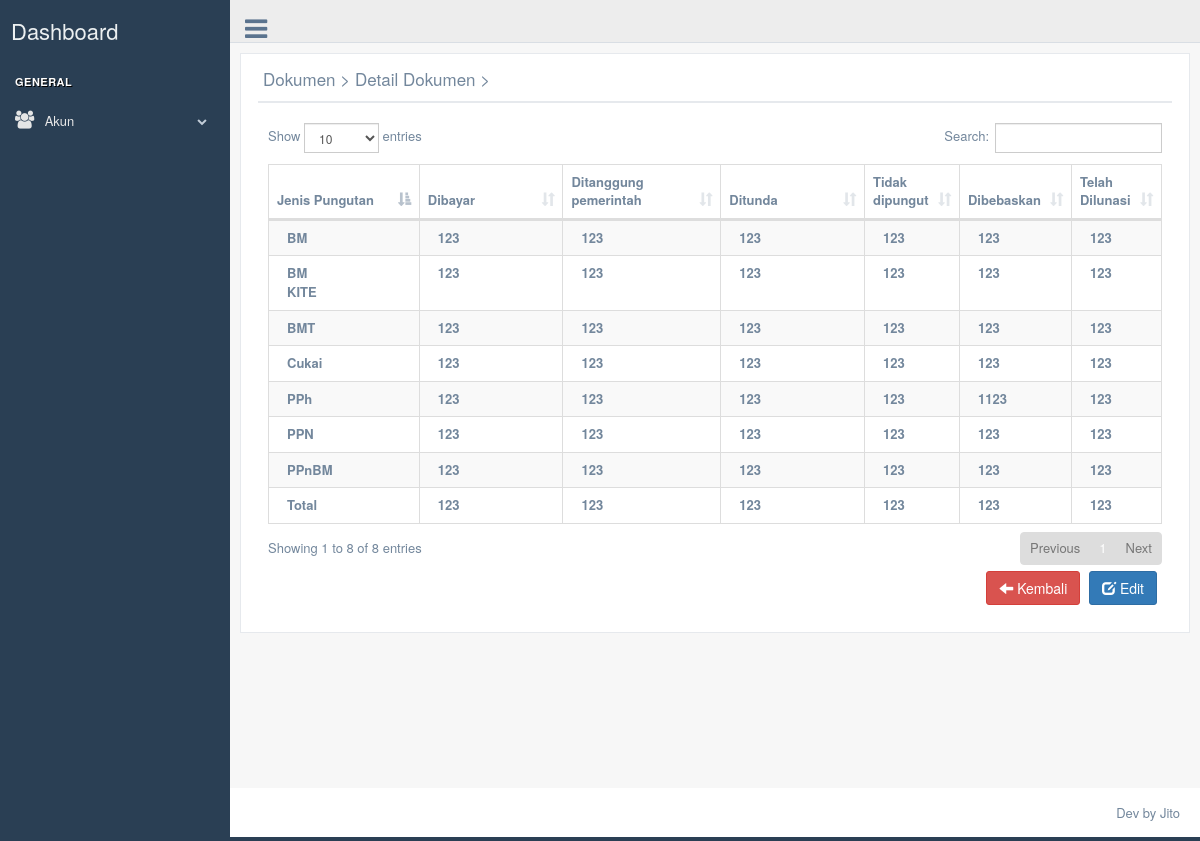
The app's page /admin/detail-datatable.php?id_suratmasuk=47 (signed in) with its own data.
### tables this page shows
CREATE TABLE `tb_suratmasuk` (
  `id_suratmasuk` int(11) NOT NULL,
  `tanggal_masuk` date NOT NULL DEFAULT current_timestamp(),
  `kode_kantor` varchar(25) NOT NULL,
  `kantor_pabean` varchar(255) NOT NULL,
  `nomor_pengajuan` varchar(50) NOT NULL,
  `halaman` varchar(10) NOT NULL,
  `keterangan` varchar(6) NOT NULL,
  `jenis_pib` varchar(25) NOT NULL,
  `jenis_impor` varchar(25) NOT NULL,
  `cara_pembayaran` varchar(25) NOT NULL,
  `pengirim_nama` varchar(100) NOT NULL,
  `pengirim_alamat` text NOT NULL,
  `kode_negara_pengirim` varchar(255) NOT NULL,
  `asal_barang_negara` varchar(255) NOT NULL,
  `penjual_nama` varchar(100) NOT NULL,
  `penjual_alamat` text NOT NULL,
  `kode_negara_penjual` varchar(255) NOT NULL,
  `importir_jenis_identitas` varchar(10) NOT NULL,
  `importir_nomor_identitas` varchar(25) NOT NULL,
  `importir_nama` varchar(100) NOT NULL,
  `importir_alamat` text NOT NULL,
  `ijin_perusahaan` varchar(255) NOT NULL,
  `pemilik_jenis_identitas` varchar(10) NOT NULL,
  `pemilik_nomor_identitas` varchar(25) NOT NULL,
  `pemilik_nama` varchar(100) NOT NULL,
  `pemilik_alamat` text NOT NULL,
  `nomor_pendaftaran` int(11) NOT NULL,
  `tanggal_pendaftaran` date NOT NULL,
  `respon_beacukai` varchar(255) NOT NULL,
  `cara_transaksi` varchar(255) NOT NULL,
  `cara_angkut` varchar(5) NOT NULL,
  `nama_pengangkut` varchar(25) NOT NULL,
  `perkiraan_tiba` date NOT NULL DEFAULT '1111-11-11',
  `pelabuhan_muat` varchar(25) NOT NULL,
  `pelabuhan_transit` varchar(25) NOT NULL,
  `pelabuhan_tujuan` varchar(25) NOT NULL,
  `invoice_nomor` varchar(25) NOT NULL,
  `invoice_tanggal` date NOT NULL DEFAULT '1111-11-11',
  `bl_nomor` varchar(25) NOT NULL,
  `bl_tanggal` date NOT NULL DEFAULT '1111-11-11',
  `manifest_nomor` varchar(25) NOT NULL,
  `manifest_pos` varchar(25) NOT NULL,
  `manifest_afterpost` int(11) NOT NULL,
  `manifest_tanggal` date NOT NULL DEFAULT '1111-11-11',
  `tempat_penimbunan` varchar(25) NOT NULL,
  `kurs` int(255) NOT NULL,
  `nilai_cif` varchar(25) NOT NULL DEFAULT '0',
  `asuransi` varchar(25) NOT NULL DEFAULT '0.0',
  `freight` varchar(25) NOT NULL DEFAULT '0.0',
  `ndpbm` varchar(25) NOT NULL DEFAULT '0.0',
  `nilai_pabean` varchar(25) NOT NULL DEFAULT '0.0',
  `peti_kemas` varchar(255) NOT NULL,
  `jjm` varchar(255) NOT NULL,
  `berat_kotor` varchar(25) NOT NULL DEFAULT '0.0',
  `berat_bersih` varchar(25) NOT NULL DEFAULT '0.0',
  `jenis file` varchar(25) NOT NULL,
  `file_suratmasuk` varchar(255) NOT NULL,
  `operator` varchar(50) NOT NULL,
  `bm_dibayar` varchar(25) NOT NULL DEFAULT '0',
  `bm_ditanggung` varchar(25) NOT NULL DEFAULT '0',
  `bm_ditunda` varchar(25) NOT NULL DEFAULT '0',
  `bm_tidak` varchar(25) NOT NULL DEFAULT '0',
  `bm_bebas` varchar(25) NOT NULL DEFAULT '0',
  `bm_lunas` varchar(25) NOT NULL DEFAULT '0',
  `bmkite_dibayar` varchar(25) NOT NULL DEFAULT '0',
  `bmkite_ditanggung` varchar(25) NOT NULL DEFAULT '0',
  `bmkite_ditunda` varchar(25) NOT NULL DEFAULT '0',
  `bmkite_tidak` varchar(25) NOT NULL DEFAULT '0',
  `bmkite_bebas` varchar(25) NOT NULL DEFAULT '0',
  `bmkite_lunas` varchar(25) NOT NULL DEFAULT '0',
  `bmt_dibayar` varchar(25) NOT NULL DEFAULT '0',
  `bmt_ditanggung` varchar(25) NOT NULL DEFAULT '0',
  `bmt_ditunda` varchar(25) NOT NULL DEFAULT '0',
  `bmt_tidak` varchar(25) NOT NULL DEFAULT '0',
  `bmt_bebas` varchar(25) NOT NULL DEFAULT '0',
  `bmt_lunas` varchar(25) NOT NULL DEFAULT '0',
  `cukai_dibayar` varchar(25) NOT NULL DEFAULT '0',
  `cukai_ditanggung` varchar(25) NOT NULL DEFAULT '0',
  `cukai_ditunda` varchar(25) NOT NULL DEFAULT '0',
  `cukai_tidak` varchar(25) NOT NULL DEFAULT '0',
  `cukai_bebas` varchar(25) NOT NULL DEFAULT '0',
  `cukai_lunas` varchar(25) NOT NULL DEFAULT '0',
  `ppn_dibayar` varchar(25) NOT NULL DEFAULT '0',
  `ppn_ditanggung` varchar(25) NOT NULL DEFAULT '0',
  `ppn_ditunda` varchar(25) NOT NULL DEFAULT '0',
  `ppn_tidak` varchar(25) NOT NULL DEFAULT '0',
  `ppn_bebas` varchar(25) NOT NULL DEFAULT '0',
  `ppn_lunas` varchar(25) NOT NULL DEFAULT '0',
  `ppnbm_dibayar` varchar(25) NOT NULL DEFAULT '0',
  `ppnbm_ditanggung` varchar(25) NOT NULL DEFAULT '0',
  `ppnbm_ditunda` varchar(25) NOT NULL DEFAULT '0',
  `ppnbm_tidak` varchar(25) NOT NULL DEFAULT '0',
  `ppnbm_bebas` varchar(25) NOT NULL DEFAULT '0',
  `ppnbm_lunas` varchar(25) NOT NULL DEFAULT '0',
  `pph_dibayar` varchar(25) NOT NULL DEFAULT '0',
  `pph_ditanggung` varchar(25) NOT NULL DEFAULT '0',
  `pph_ditunda` varchar(25) NOT NULL DEFAULT '0',
  `pph_tidak` varchar(25) NOT NULL DEFAULT '0',
  `pph_bebas` varchar(25) NOT NULL DEFAULT '0',
  `pph_lunas` varchar(25) NOT NULL DEFAULT '0',
  `total_dibayar` varchar(25) NOT NULL DEFAULT '0',
  `total_ditanggung` varchar(25) NOT NULL DEFAULT '0',
  `total_ditunda` varchar(25) NOT NULL DEFAULT '0',
  `total_tidak` varchar(25) NOT NULL DEFAULT '0',
  `total_bebas` varchar(25) NOT NULL DEFAULT '0',
  `total_lunas` varchar(25) NOT NULL DEFAULT '0',
  `tanggal_entry` datetime NOT NULL DEFAULT current_timestamp()
);

### admin/detail-datatable.php (the view, shortened to what the rows shown need)
<!DOCTYPE html>
<html lang="en">
<head>
    <link href="../assets/vendors/bootstrap/dist/css/bootstrap.min.css" rel="stylesheet">
    <link href="../assets/vendors/font-awesome/css/font-awesome.min.css" rel="stylesheet">
    <link href="../assets/vendors/nprogress/nprogress.css" rel="stylesheet">
    <link href="../assets/vendors/iCheck/skins/flat/green.css" rel="stylesheet">
    <link href="../assets/vendors/datatables.net-bs/css/dataTables.bootstrap.min.css" rel="stylesheet">
    <link href="../assets/vendors/datatables.net-buttons-bs/css/buttons.bootstrap.min.css" rel="stylesheet">
    <link href="../assets/vendors/datatables.net-fixedheader-bs/css/fixedHeader.bootstrap.min.css" rel="stylesheet">
    <link href="../assets/vendors/datatables.net-responsive-bs/css/responsive.bootstrap.min.css" rel="stylesheet">
    <link href="../assets/vendors/datatables.net-scroller-bs/css/scroller.bootstrap.min.css" rel="stylesheet">
    <link href="../assets/build/css/custom.min.css" rel="stylesheet">
</head>
<body class="nav-md">
    <div class="container body">
        <div class="main_container">
            <div class="right_col" role="main">
                <div class="">
                    <div class="row">
                        <div class="x_panel">
                            <div class="x_title">
                                <h2>Dokumen > Detail Dokumen > <small>Pungutan</small></h2>
                            </div>
                            <div class="x_content">
                                <div class="x_content">
                                    <?php
                                    include '../koneksi/koneksi.php';
                                    $id              = mysqli_real_escape_string($db, $_GET['id_suratmasuk']);
                                    $sql          = "SELECT * FROM tb_suratmasuk where id_suratmasuk='" . $id . "'";
                                    $query      = mysqli_query($db, $sql);
                                    $data         = mysqli_fetch_array($query);
                                    ?>
                                    <table id="datatable" class="table table-striped table-bordered">
                                        <thead>
                                            <tr>
                                                <th width="25%">Jenis Pungutan</th>
                                                <th width="25%">Dibayar</th>
                                                <th width="25%">Ditanggung pemerintah</th>
                                                <th width="25%">Ditunda</th>
                                                <th width="25%">Tidak dipungut</th>
                                                <th width="25%">Dibebaskan</th>
                                                <th width="25%">Telah Dilunasi</th>
                                            </tr>
                                        </thead>
                                        <tbody>
                                            <tr>
                                                <td><label class="control-label col-md-3 col-sm-3 col-xs-12"><?php echo $data["bm_dibayar"] ?></td>
                                                <td> <label class="control-label col-md-3 col-sm-3 col-xs-12"><?php echo $data["bm_ditanggung"] ?> </td>
                                                <td> <label class="control-label col-md-3 col-sm-3 col-xs-12"><?php echo $data["bm_ditunda"] ?>  </td>
                                                <td> <label class="control-label col-md-3 col-sm-3 col-xs-12"><?php echo $data["bm_tidak"] ?></td>
                                                <td> <label class="control-label col-md-3 col-sm-3 col-xs-12"><?php echo $data["bm_bebas"] ?> </td>
                                                <td> <label class="control-label col-md-3 col-sm-3 col-xs-12"><?php echo $data["bm_lunas"] ?></td>
                                            </tr>
                                            <tr>
                                                <td> <label class="control-label col-md-3 col-sm-3 col-xs-12"><?php echo $data["bmkite_dibayar"] ?></td>
                                                <td> <label class="control-label col-md-3 col-sm-3 col-xs-12"><?php echo $data["bmkite_ditanggung"] ?></td>
                                                <td> <label class="control-label col-md-3 col-sm-3 col-xs-12"><?php echo $data["bmkite_ditunda"] ?></td>
                                                <td> <label class="control-label col-md-3 col-sm-3 col-xs-12"><?php echo $data["bmkite_tidak"] ?></td>
                                                <td> <label class="control-label col-md-3 col-sm-3 col-xs-12"><?php echo $data["bmkite_bebas"] ?> </td>
                                                <td> <label class="control-label col-md-3 col-sm-3 col-xs-12"><?php echo $data["bmkite_lunas"] ?></td>
                                            </tr>
                                            <tr>
                                                <td> <label class="control-label col-md-3 col-sm-3 col-xs-12"><?php echo $data["bmt_dibayar"] ?>  </td>
                                                <td> <label class="control-label col-md-3 col-sm-3 col-xs-12"><?php echo $data["bmt_ditanggung"] ?> </td>
                                                <td> <label class="control-label col-md-3 col-sm-3 col-xs-12"><?php echo $data["bmt_ditunda"] ?> </td>
                                                <td> <label class="control-label col-md-3 col-sm-3 col-xs-12"><?php echo $data["bmt_tidak"] ?></td>
                                                <td> <label class="control-label col-md-3 col-sm-3 col-xs-12"><?php echo $data["bmt_bebas"] ?> </td>
                                                <td> <label class="control-label col-md-3 col-sm-3 col-xs-12"><?php echo $data["bmt_lunas"] ?> </td>
                                            </tr>
                                            <tr>
                                                <td> <label class="control-label col-md-3 col-sm-3 col-xs-12"><?php echo $data["cukai_dibayar"] ?> </td>
                                                <td> <label class="control-label col-md-3 col-sm-3 col-xs-12"><?php echo $data["cukai_ditanggung"] ?></td>
                                                <td> <label class="control-label col-md-3 col-sm-3 col-xs-12"><?php echo $data["cukai_ditunda"] ?></td>
                                                <td> <label class="control-label col-md-3 col-sm-3 col-xs-12"><?php echo $data["cukai_tidak"] ?></td>
                                                <td> <label class="control-label col-md-3 col-sm-3 col-xs-12"><?php echo $data["cukai_bebas"] ?></td>
                                                <td> <label class="control-label col-md-3 col-sm-3 col-xs-12"><?php echo $data["cukai_lunas"] ?></td>
                                            </tr>
                                            <tr>
                                                <td> <label class="control-label col-md-3 col-sm-3 col-xs-12"><?php echo $data["ppn_dibayar"] ?></td>
                                                <td> <label class="control-label col-md-3 col-sm-3 col-xs-12"><?php echo $data["ppn_ditanggung"] ?></td>
                                                <td> <label class="control-label col-md-3 col-sm-3 col-xs-12"><?php echo $data["ppn_ditunda"] ?> </td>
                                                <td> <label class="control-label col-md-3 col-sm-3 col-xs-12"><?php echo $data["ppn_tidak"] ?></td>
                                                <td> <label class="control-label col-md-3 col-sm-3 col-xs-12"><?php echo $data["ppn_bebas"] ?> </td>
                                                <td> <label class="control-label col-md-3 col-sm-3 col-xs-12"><?php echo $data["ppn_lunas"] ?> </td>
                                            </tr>
                                            <tr>
                                                <td> <label class="control-label col-md-3 col-sm-3 col-xs-12"><?php echo $data["ppnbm_dibayar"] ?></td>
                                                <td> <label class="control-label col-md-3 col-sm-3 col-xs-12"><?php echo $data["ppnbm_ditanggung"] ?></td>
                                                <td> <label class="control-label col-md-3 col-sm-3 col-xs-12"><?php echo $data["ppnbm_ditunda"] ?> </td>
                                                <td> <label class="control-label col-md-3 col-sm-3 col-xs-12"><?php echo $data["ppnbm_tidak"] ?></td>
                                                <td> <label class="control-label col-md-3 col-sm-3 col-xs-12"><?php echo $data["ppnbm_bebas"] ?></td>
                                                <td> <label class="control-label col-md-3 col-sm-3 col-xs-12"><?php echo $data["ppnbm_lunas"] ?></td>
                                            </tr>
                                            <tr>
                                                <td> <label class="control-label col-md-3 col-sm-3 col-xs-12"><?php echo $data["pph_dibayar"] ?></td>
                                                <td> <label class="control-label col-md-3 col-sm-3 col-xs-12"><?php echo $data["pph_ditanggung"] ?></td>
                                                <td> <label class="control-label col-md-3 col-sm-3 col-xs-12"><?php echo $data["pph_ditunda"] ?> </td>
                                                <td> <label class="control-label col-md-3 col-sm-3 col-xs-12"><?php echo $data["pph_tidak"] ?></td>
                                                <td> <label class="control-label col-md-3 col-sm-3 col-xs-12"><?php echo $data["pph_bebas"] ?></td>
                                                <td> <label class="control-label col-md-3 col-sm-3 col-xs-12"><?php echo $data["pph_lunas"] ?> </td>
                                            </tr>
                                            <tr>
                                                <td> <label class="control-label col-md-3 col-sm-3 col-xs-12"><?php echo $data["total_dibayar"] ?></td>
                                                <td> <label class="control-label col-md-3 col-sm-3 col-xs-12"><?php echo $data["total_ditanggung"] ?></td>
                                                <td> <label class="control-label col-md-3 col-sm-3 col-xs-12"><?php echo $data["total_ditunda"] ?></td>
                                                <td> <label class="control-label col-md-3 col-sm-3 col-xs-12"><?php echo $data["total_tidak"] ?></td>
                                                <td> <label class="control-label col-md-3 col-sm-3 col-xs-12"><?php echo $data["total_bebas"] ?> </td>
                                                <td> <label class="control-label col-md-3 col-sm-3 col-xs-12"><?php echo $data["total_lunas"] ?></td>
                                            </tr>
                                        </tbody>
                                    </table>
                                </div>
                            </div>
                        </div>
                    </div>
                </div>
            </div>
        </div>
    </div>
</body>
</html>

### records on screen
tb_suratmasuk: bm_dibayar "123", bm_ditanggung "123", bm_ditunda "123", bm_tidak "123", bm_bebas "123", bm_lunas "123", bmkite_dibayar "123", bmkite_ditanggung "123", bmkite_ditunda "123", bmkite_tidak "123", bmkite_bebas "123", bmkite_lunas "123", bmt_dibayar "123", bmt_ditanggung "123", bmt_ditunda "123", bmt_tidak "123", bmt_bebas "123", bmt_lunas "123", cukai_dibayar "123", cukai_ditanggung "123", cukai_ditunda "123", cukai_tidak "123", cukai_bebas "123", cukai_lunas "123", ppn_dibayar "123", ppn_ditanggung "123", ppn_ditunda "123", ppn_tidak "123", ppn_bebas "123", ppn_lunas "123", ppnbm_dibayar "123", ppnbm_ditanggung "123", ppnbm_ditunda "123", ppnbm_tidak "123", ppnbm_bebas "123", ppnbm_lunas "123", pph_dibayar "123", pph_ditanggung "123", pph_ditunda "123", pph_tidak "123", pph_bebas "1123", pph_lunas "123", total_dibayar "123", total_ditanggung "123", total_ditunda "123", total_tidak "123", total_bebas "123", total_lunas "123"
